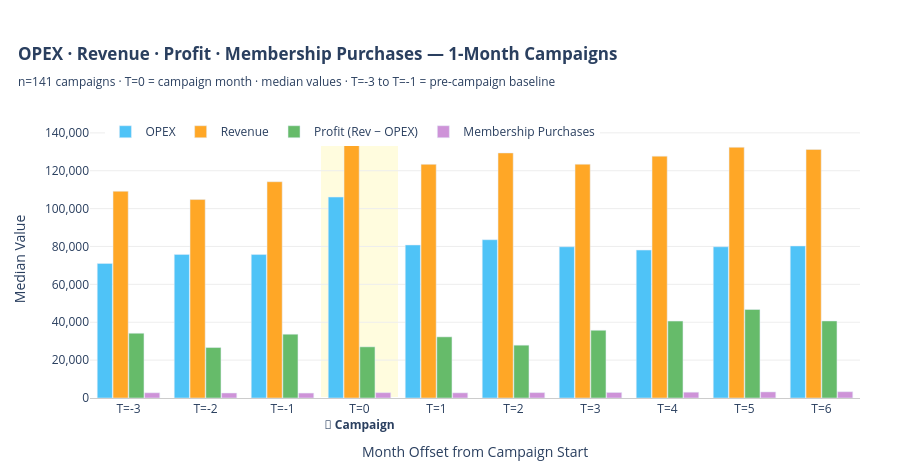

Notebook source saved alongside this figure:
### Code cell
# ── OPEX / Revenue / Profit / Mem Purchases — 3 separate plots ───────────────
_rd = data.copy()
_rd["report_date"] = pd.to_datetime(_rd["report_date"])
_rd["true_opex"]   = _rd["cogs"] + _rd["expenses"]
_rd_by_site = {sk: grp.sort_values("report_date")
               for sk, grp in _rd.groupby("site_key")}

def reclassify(d):
    if d == 1: return "1 month"
    if d == 2: return "2 months"
    return "3+ months"

campaigns_df["dur_bucket2"] = campaigns_df["duration_months"].apply(reclassify)

_records = []
for _, camp in campaigns_df.iterrows():
    sk     = camp["site_key"]
    anchor = pd.to_datetime(camp["campaign_start"])
    bucket = camp["dur_bucket2"]
    dur    = int(camp["duration_months"])
    if sk not in _rd_by_site:
        continue
    ts = _rd_by_site[sk].copy()
    ts["mfs"] = (
        (ts["report_date"].dt.year  - anchor.year)  * 12 +
        (ts["report_date"].dt.month - anchor.month)
    )
    for _, row in ts[(ts["mfs"] >= -3) & (ts["mfs"] <= 6)].iterrows():
        _records.append({
            "bucket":           bucket,
            "duration":         dur,
            "mfs":              int(row["mfs"]),
            "opex":             row["true_opex"],
            "revenue":          row["total_income"],
            "profit":           row["total_income"] - row["true_opex"],
            "mem_purchases":    row["mem_purchase_count"],
        })

snap_df2 = pd.DataFrame(_records)

OPEX_COLOR    = "#4FC3F7"
REV_COLOR     = "#FFA726"
PROFIT_COLOR  = "#66BB6A"
MEM_COLOR     = "#CE93D8"   # purple — membership purchases
CAMP_SHADE    = "#FFF9C4"

BUCKET_CONFIG = {
    "1 month":   {"camp_months": [0],       "title": "1-Month Campaigns"},
    "2 months":  {"camp_months": [0, 1],    "title": "2-Month Campaigns"},
    "3+ months": {"camp_months": [0, 1, 2], "title": "3+ Month Campaigns"},
}

for bucket, cfg in BUCKET_CONFIG.items():
    sub = snap_df2[snap_df2["bucket"] == bucket]
    if len(sub) == 0:
        continue

    agg = (
        sub.groupby("mfs")[["opex", "revenue", "profit", "mem_purchases"]]
        .median()
        .reset_index()
    )
    n_camps     = campaigns_df[campaigns_df["dur_bucket2"] == bucket].shape[0]
    camp_months = cfg["camp_months"]
    month_list  = list(agg["mfs"])

    x_labels = []
    for m in month_list:
        if m in camp_months:
            x_labels.append(f"T={m}<br><b>📍 Campaign</b>")
        else:
            x_labels.append(f"T={m}")

    fig = go.Figure()

    # Shade campaign months
    for cm in camp_months:
        if cm in month_list:
            pos = month_list.index(cm)
            fig.add_vrect(
                x0=pos - 0.5, x1=pos + 0.5,
                fillcolor=CAMP_SHADE, opacity=0.55,
                layer="below", line_width=0,
            )

    fig.add_trace(go.Bar(
        name="OPEX", x=x_labels, y=agg["opex"],
        marker_color=OPEX_COLOR,
        hovertemplate="T=%{x}<br>OPEX: $%{y:,.0f}<extra></extra>",
    ))
    fig.add_trace(go.Bar(
        name="Revenue", x=x_labels, y=agg["revenue"],
        marker_color=REV_COLOR,
        hovertemplate="T=%{x}<br>Revenue: $%{y:,.0f}<extra></extra>",
    ))
    fig.add_trace(go.Bar(
        name="Profit (Rev − OPEX)", x=x_labels, y=agg["profit"],
        marker_color=PROFIT_COLOR,
        hovertemplate="T=%{x}<br>Profit: $%{y:,.0f}<extra></extra>",
    ))
    fig.add_trace(go.Bar(
        name="Membership Purchases", x=x_labels, y=agg["mem_purchases"],
        marker_color=MEM_COLOR,
        hovertemplate="T=%{x}<br>Mem Purchases: %{y:,.0f}<extra></extra>",
    ))

    camp_label = (
        "T=0 = campaign month"
        if len(camp_months) == 1
        else f"T={camp_months[0]}–T={camp_months[-1]} = campaign months (yellow)"
    )

    fig.update_layout(
        barmode="group",
        title=dict(
            text=(
                f"<b>OPEX · Revenue · Profit · Membership Purchases — {cfg['title']}</b>"
                f"<br><sub>n={n_camps} campaigns · {camp_label} · "
                "median values · T=-3 to T=-1 = pre-campaign baseline</sub>"
            ),
            x=0.02, xanchor="left",
        ),
        xaxis=dict(
            title="Month Offset from Campaign Start",
            showgrid=False, showline=True, linecolor="#CCC",
        ),
        yaxis=dict(
            title="Median Value",
            tickformat=",.0f",
            gridcolor="#EEE",
        ),
        legend=dict(orientation="h", x=0.02, y=1.01, xanchor="left"),
        plot_bgcolor="white",
        height=470,
        margin=dict(l=90, r=40, t=120, b=60),
        bargap=0.18,
        bargroupgap=0.04,
    )
    fig.show()

### Figure 1 — Plotly figure (JSON) as saved in the notebook; plotly's stock layout.template omitted (floating-point values rounded to 4 significant figures)
{"data": [{"hovertemplate": "T=%{x}<br>OPEX: $%{y:,.0f}<extra></extra>", "marker": {"color": "#4FC3F7"}, "name": "OPEX", "type": "bar", "x": ["T=-3", "T=-2", "T=-1", "T=0<br><b>📍 Campaign</b>", "T=1", "T=2", "T=3", "T=4", "T=5", "T=6"], "y": [71050.0, 75840.0, 75740.0, 106100.0, 80790.0, 83580.0, 79860.0, 78100.0, 79850.0, 80280.0]}, {"hovertemplate": "T=%{x}<br>Revenue: $%{y:,.0f}<extra></extra>", "marker": {"color": "#FFA726"}, "name": "Revenue", "type": "bar", "x": ["T=-3", "T=-2", "T=-1", "T=0<br><b>📍 Campaign</b>", "T=1", "T=2", "T=3", "T=4", "T=5", "T=6"], "y": [109200.0, 104800.0, 114200.0, 139500.0, 123400.0, 129400.0, 123400.0, 127700.0, 132400.0, 131200.0]}, {"hovertemplate": "T=%{x}<br>Profit: $%{y:,.0f}<extra></extra>", "marker": {"color": "#66BB6A"}, "name": "Profit (Rev − OPEX)", "type": "bar", "x": ["T=-3", "T=-2", "T=-1", "T=0<br><b>📍 Campaign</b>", "T=1", "T=2", "T=3", "T=4", "T=5", "T=6"], "y": [34180.0, 26650.0, 33680.0, 27010.0, 32290.0, 27890.0, 35740.0, 40600.0, 46720.0, 40670.0]}, {"hovertemplate": "T=%{x}<br>Mem Purchases: %{y:,.0f}<extra></extra>", "marker": {"color": "#CE93D8"}, "name": "Membership Purchases", "type": "bar", "x": ["T=-3", "T=-2", "T=-1", "T=0<br><b>📍 Campaign</b>", "T=1", "T=2", "T=3", "T=4", "T=5", "T=6"], "y": [2753.0, 2642.0, 2605.0, 2818.0, 2722.0, 2842.0, 2916.0, 3059.0, 3210.0, 3314.0]}], "layout": {"bargap": 0.18, "bargroupgap": 0.04, "barmode": "group", "height": 470, "legend": {"orientation": "h", "x": 0.02, "xanchor": "left", "y": 1.01}, "margin": {"b": 60, "l": 90, "r": 40, "t": 120}, "plot_bgcolor": "white", "shapes": [{"fillcolor": "#FFF9C4", "layer": "below", "line": {"width": 0}, "opacity": 0.55, "type": "rect", "x0": 2.5, "x1": 3.5, "xref": "x", "y0": 0, "y1": 1, "yref": "y domain"}], "title": {"text": "<b>OPEX · Revenue · Profit · Membership Purchases — 1-Month Campaigns</b><br><sub>n=141 campaigns · T=0 = campaign month · median values · T=-3 to T=-1 = pre-campaign baseline</sub>", "x": 0.02, "xanchor": "left"}, "xaxis": {"linecolor": "#CCC", "showgrid": false, "showline": true, "title": {"text": "Month Offset from Campaign Start"}}, "yaxis": {"gridcolor": "#EEE", "tickformat": ",.0f", "title": {"text": "Median Value"}}}}
